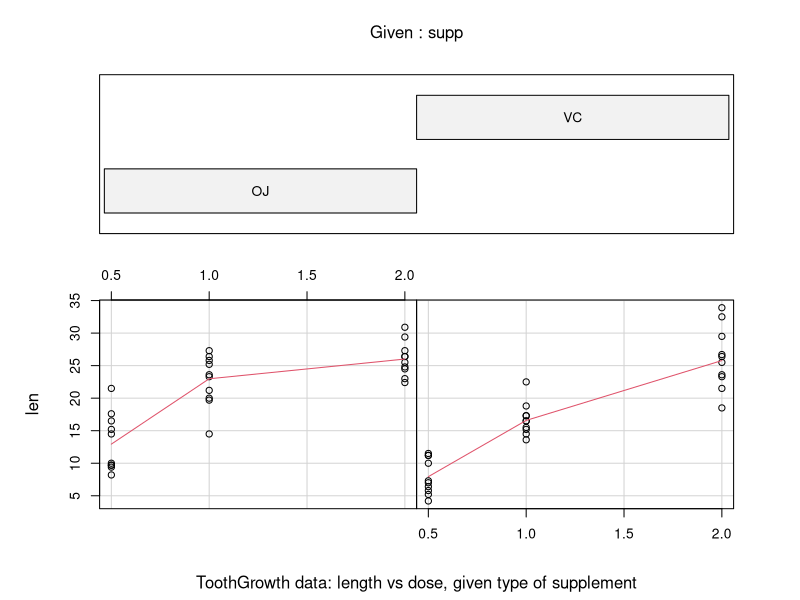
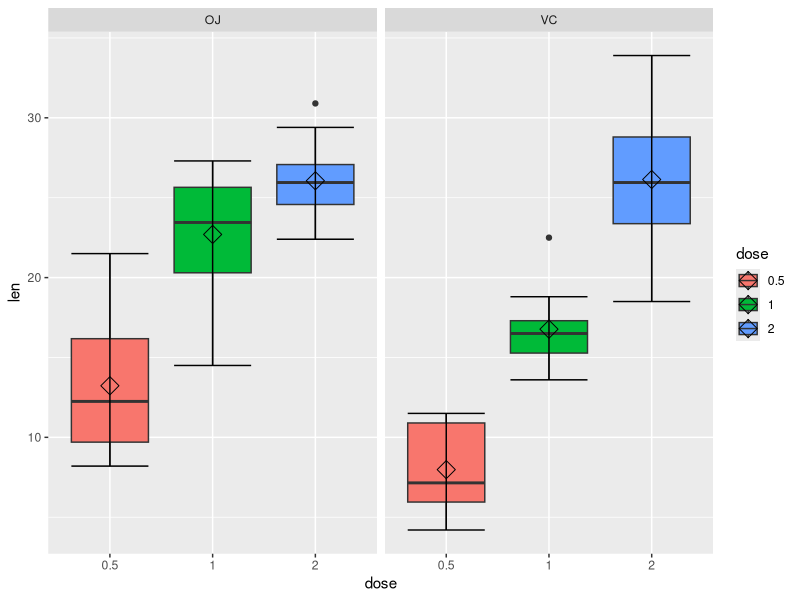

Write R code to recreate these figures, in order. (Note: this script raises an error after producing the figures.)
## 1. Load the ToothGrowth data and perform some basic exploratory data analyses 
## 2. Provide a basic summary of the data.
## 3. Use confidence intervals and/or hypothesis tests to compare tooth growth 
## by supp and dose. (Only use the techniques from class, even if there's other 
## approaches worth considering)
## 4. State your conclusions and the assumptions needed for your conclusions. 

## Load and install required libraries
if (!(require(ggplot2, quietly=T))) {
  install.packages('ggplot2')
}
library(ggplot2)

## Load in Tooth Growth data
data(ToothGrowth)

## Perform some basic exploratory analysis
str(ToothGrowth)

head(ToothGrowth)

tail(ToothGrowth)

## Look at the graph in help
coplot(len ~ dose | supp, data = ToothGrowth, panel = panel.smooth,
       xlab = "ToothGrowth data: length vs dose, given type of supplement")

## Convert dosage variable to factor
ToothGrowth$dose <- as.factor(ToothGrowth$dose)

## Make new boxplot
g <- ggplot(ToothGrowth, aes(x = dose, y = len, fill=dose))
g <- g + geom_boxplot(notch=F) + facet_grid(. ~ supp) + 
  stat_summary(fun.y = mean, geom = "point", shape = 5, size = 4) + 
  stat_boxplot(geom ='errorbar')
g


## Provide a basic summary of the data.
summary(ToothGrowth)


## Hypothesis Testing
t1 <- t.test(len ~ supp, data = ToothGrowth, paired = F, var.equal = T)
conf1 <- rbind(t1$conf)
dt1 <- cbind(conf1, t1$p.value)
colnames(dt1) <- c("Confidence" ,"Interval", "P-Value")
dt1

dose <- subset (ToothGrowth, dose %in% c(0.5, 2.0)) 
t2 <- t.test(len ~ dose, data = dose, paired = F, var.equal = F)
t2
conf2 <- rbind(t2$conf)
dt2 <- cbind(conf2, t2$p.value)
dt2